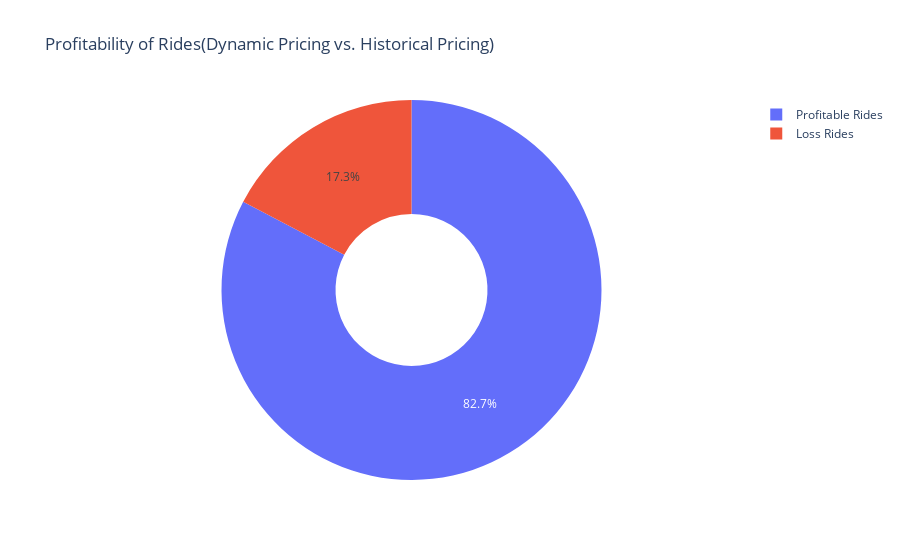

The cell this chart's notebook holds for it:
### Code cell
import plotly.graph_objects as go
# Calculate the count of profitable and loss rides
profitable_count = len(profitable_rides)
loss_count = len(loss_rides)

# Create a donut chart to show the distribution 
labels = ['Profitable Rides', 'Loss Rides']
values = [profitable_count, loss_count]

fig = go.Figure(data =[go.Pie(labels = labels, values=values, hole=0.4)])
fig.update_layout(title = 'Profitability of Rides(Dynamic Pricing vs. Historical Pricing)')
fig.show()

### Figure 1 — Plotly figure (JSON) as saved in the notebook; plotly's stock layout.template omitted (floating-point values rounded to 4 significant figures)
{"data": [{"hole": 0.4, "labels": ["Profitable Rides", "Loss Rides"], "type": "pie", "values": [826, 173]}], "layout": {"title": {"text": "Profitability of Rides(Dynamic Pricing vs. Historical Pricing)"}}}
